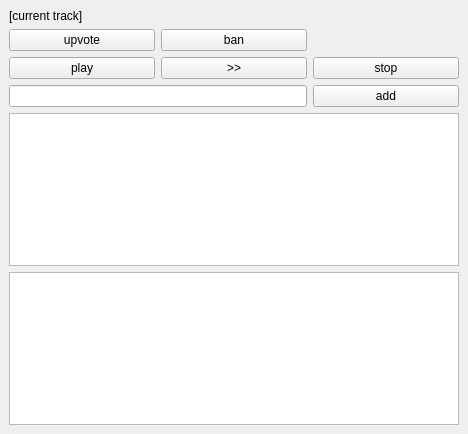
<?xml version="1.0" encoding="UTF-8"?>
<ui version="4.0">
 <class>MainWindow</class>
 <widget class="QMainWindow" name="MainWindow">
  <property name="geometry">
   <rect>
    <x>0</x>
    <y>0</y>
    <width>468</width>
    <height>434</height>
   </rect>
  </property>
  <property name="maximumSize">
   <size>
    <width>600</width>
    <height>16777215</height>
   </size>
  </property>
  <property name="windowTitle">
   <string>rrplayer</string>
  </property>
  <widget class="QWidget" name="centralwidget">
   <property name="maximumSize">
    <size>
     <width>600</width>
     <height>16777215</height>
    </size>
   </property>
   <layout class="QGridLayout" name="gridLayout">
    <item row="2" column="2">
     <widget class="QPushButton" name="pb_stop">
      <property name="text">
       <string>stop</string>
      </property>
     </widget>
    </item>
    <item row="0" column="0">
     <widget class="QLabel" name="lbl_current_track">
      <property name="text">
       <string>[current track]</string>
      </property>
     </widget>
    </item>
    <item row="4" column="0" colspan="3">
     <widget class="QListView" name="lst_tracks"/>
    </item>
    <item row="2" column="0">
     <widget class="QPushButton" name="pb_play">
      <property name="text">
       <string>play</string>
      </property>
     </widget>
    </item>
    <item row="3" column="2">
     <widget class="QPushButton" name="pb_add">
      <property name="text">
       <string>add</string>
      </property>
     </widget>
    </item>
    <item row="3" column="0" colspan="2">
     <widget class="QLineEdit" name="le_add"/>
    </item>
    <item row="2" column="1">
     <widget class="QPushButton" name="pb_skip">
      <property name="text">
       <string>&gt;&gt;</string>
      </property>
     </widget>
    </item>
    <item row="1" column="0">
     <widget class="QPushButton" name="pb_upvote">
      <property name="text">
       <string>upvote</string>
      </property>
     </widget>
    </item>
    <item row="1" column="1">
     <widget class="QPushButton" name="pb_ban">
      <property name="text">
       <string>ban</string>
      </property>
     </widget>
    </item>
    <item row="5" column="0" colspan="3">
     <widget class="QListWidget" name="lst_messages">
      <property name="font">
       <font>
        <family>Source Code Pro</family>
        <pointsize>9</pointsize>
       </font>
      </property>
     </widget>
    </item>
   </layout>
  </widget>
 </widget>
 <resources/>
 <connections/>
</ui>
